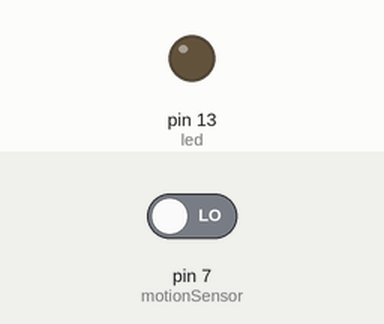
Recording of a sketch running on a simulated Arduino Uno, built with avr-gcc and run on an emulated ATmega328P. Parts: output pins drawn as LEDs (lit = HIGH). Inputs (shaded band) come from the test bench; at power-on: pin 7 (motionSensor) LOW. What the sketch prints to the serial monitor is not drawn.

Above: at 2.8 s.
2.9 s: pin 7 (motionSensor) driven HIGH
At 4.2 s:
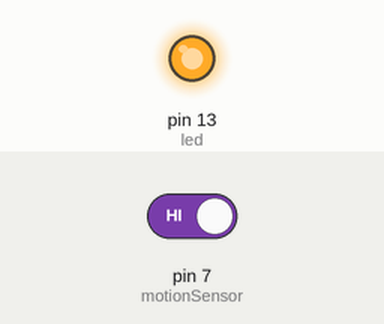
4.5 s: pin 7 (motionSensor) driven LOW
At 5.8 s:
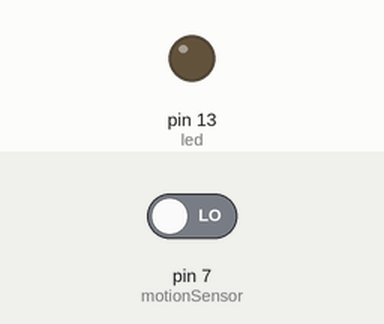
Timing chart, 0 to 7.5 s (numbered marks = the images above; inputs shaded):
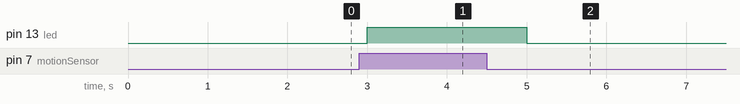

The sketch:

MotionSensor.ino
```cpp
#define motionSensor 7
#define led 13
byte a;

void setup()
{
    pinMode(led, OUTPUT);
    pinMode(motionSensor, INPUT);
    Serial.begin(9600);
}

void loop()
{
    a = digitalRead(motionSensor);

    if (a == 1)
    {
        digitalWrite(led, HIGH);
    }
    else
    {
        digitalWrite(led, LOW);
    }

    Serial.print(a);
    Serial.print(" ");
    delay(1000);
}
```

Measured:
- after the input at 2.9 s, pin 13 (led): LOW → HIGH after 0.10 s
- after the input at 4.5 s, pin 13 (led): HIGH → LOW after 0.50 s
